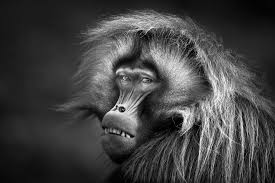
#> input picture ImageSegmentation/p8.jpeg, 275 x 183 px
$ python python8.py
#> lines starting #> are read from the running program, lines starting #| are printed output that depends on the picture; after the words box and inside, x2 and y2 are one past the last pixel; in counts of white or black regions, pixels touching at a corner belong together
import cv2
import numpy as np
import matplotlib.pyplot as plt
import tkinter as tk
from tkinter import filedialog

# 1. Open local file picker
root = tk.Tk()
root.withdraw()
print("Select your image file (e.g., the baboon or the mandrill image)...")
image_path = filedialog.askopenfilename(title="Select Image",
                                        filetypes=[("Image files", "*.png *.jpg *.jpeg")])
#> the answer given: p8.jpeg

if not image_path:
    print("No file selected! Exiting...")
else:
    # Load image in grayscale
    img = cv2.imread(image_path, 0)
#> img is the input picture: shape (183, 275); min 0, max 255, mean 66.1

    if img is None:
        print("Error: Could not load image.")
    else:
        img = cv2.resize(img, (300, 300))
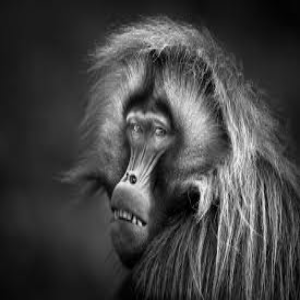
#> img: shape (300, 300); min 0, max 246, mean 66

        # --- SEGMENTATION TECHNIQUES ---

        # 1. Manual Single Thresholding (Histogram Based)
        # Every pixel above 127 becomes white (255), below becomes black (0)
        _, thresh_manual = cv2.threshold(img, 127, 255, cv2.THRESH_BINARY)
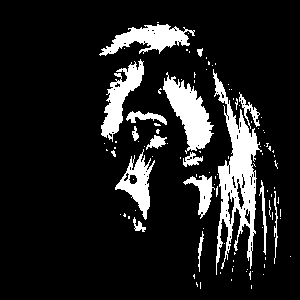
#> thresh_manual: shape (300, 300); 12.8% white; 104 white regions (87 under 20 px), largest, box (x1, y1, x2, y2) and area: (213, 69, 262, 275) 3584, (163, 72, 214, 154) 1878, (99, 24, 195, 56) 1438

        # 2. Automatic Thresholding (Otsu's Method)
        # As seen in your VLab screenshot - it calculates the best cutoff automatically
        _, thresh_otsu = cv2.threshold(img, 0, 255, cv2.THRESH_BINARY + cv2.THRESH_OTSU)
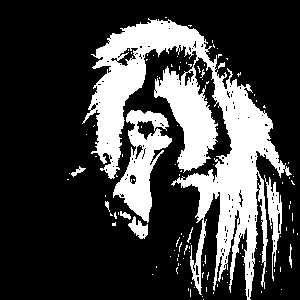
#> thresh_otsu: shape (300, 300); 25.6% white; 120 white regions (110 under 20 px), largest, box (x1, y1, x2, y2) and area: (82, 18, 292, 300) 18710, (113, 110, 172, 223) 2829, (264, 175, 282, 281) 673

        # 3. Edge-Based Segmentation (Canny Edge Detection)
        # Finds the boundaries of objects in the image
        edges = cv2.Canny(img, 100, 200)
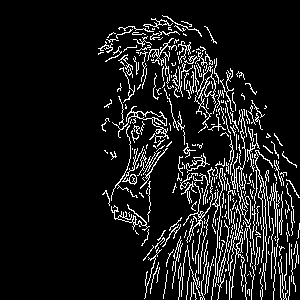
#> edges: shape (300, 300); 10.2% white in thin lines or dots, all inside (x1, y1, x2, y2) = (98, 15, 300, 300)

        # --- DISPLAY RESULTS (1 Input + 3 Outputs) ---
        titles = ['Original Input', '1. Manual Threshold',
                  "2. Otsu's Automatic", '3. Edge Segmentation']
        images = [img, thresh_manual, thresh_otsu, edges]

        plt.figure(figsize=(15, 10))
        for i in range(4):
            plt.subplot(2, 2, i+1)
            plt.imshow(images[i], cmap='gray')
            plt.title(titles[i])
            plt.axis('off')

        plt.tight_layout()
        plt.show()
